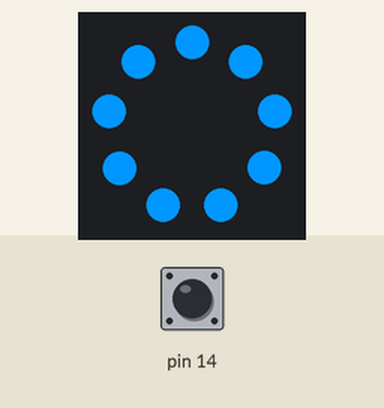
A sketch run on a simulated Arduino Uno, built with avr-gcc and run on an emulated ATmega328P. Parts: 9 RGB LEDs in a ring, first at the top, clockwise. Inputs (shaded band) come from the test bench; at power-on: pin 14 HIGH.

Above: at 1.2 s.
1.3 s: pin 14 pulled LOW for 0.15 s
At 2.0 s:
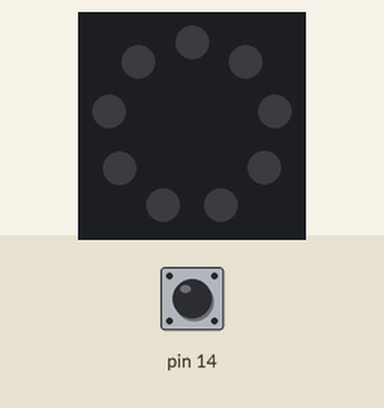
2.9 s: pin 14 pulled LOW for 1 s
At 5.1 s:
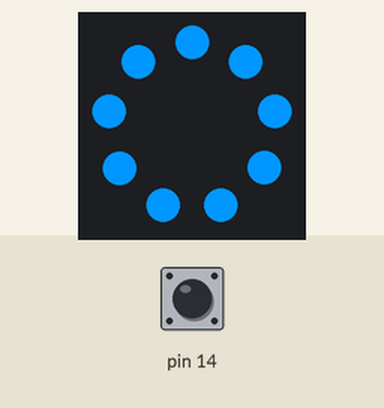
5.4 s: pin 14 pulled LOW for 3.2 s
At 6.2 s:
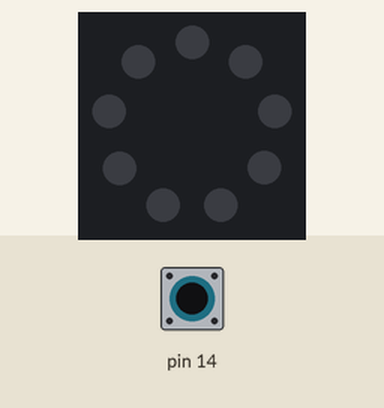
Timing chart, 0 to 8.4 s (numbered marks = the images above; inputs shaded):
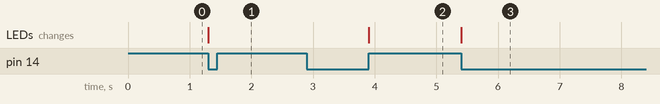

The sketch:

Mjolnir_battery.ino
```cpp
#include "Adafruit_NeoPixel.h"

// Which pin on the Arduino is connected to the NeoPixels?
#define PIN        4 // On Trinket or Gemma, suggest changing this to 1

// How many NeoPixels are attached to the Arduino?
#define NUMPIXELS 9 // Popular NeoPixel ring size

//========================USEFUL VARIABLES=============================
int led_ring_brightness = 255; // Adjust it 0 to 255
int flag =0;

// When setting up the NeoPixel library, we tell it how many pixels,
Adafruit_NeoPixel pixels(NUMPIXELS, PIN, NEO_GRB + NEO_KHZ800);


void setup() {

  pinMode(4, OUTPUT);
  pinMode(14, INPUT_PULLUP);
  Serial.begin(9600);
  pixels.begin(); // INITIALIZE NeoPixel strip object (REQUIRED)
  pixels.setBrightness(led_ring_brightness);

}

void loop() {

  // switch on the ring in blue
  pixels.clear(); // Set all pixel colors to 'off'

//  //Back to the future
    for(int i=0; i<9;i++){
  pixels.setPixelColor(i, pixels.Color(0,150,255));
  }

  if((digitalRead(14) == false) && (flag == 0)){
   pixels.setBrightness(0);
   pixels.show();
  flag=1;
  delay(200);
  }

if((digitalRead(14) == false) && (flag == 1)){
   pixels.setBrightness(255);
   pixels.show();
  flag=0;
  delay(200);
  }


pixels.show();


}
```

Measured:
- after the input at 1.3 s, the LEDs: change at once (image 1)
- after the input at 2.9 s, the LEDs: change after 1.0 s (image 2)
- after the input at 5.4 s, the LEDs: change at once (image 3)
